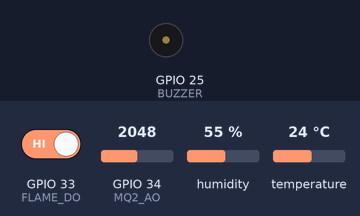
Recording of a sketch running on a simulated ESP32. On the bench: buzzer (waves = sounding, pin HIGH). The test bench sets the inputs (shaded band); at power-on: GPIO 34 (MQ2_AO) = 2048, GPIO 33 (FLAME_DO) HIGH, humidity 55 %, temperature 24 °C. WiFi joins after 1.5 s; servers stay silent unless stated; no MQTT or app messages arrive unless stated; what the sketch prints to the serial monitor is not drawn.

Above: at 2.8 s.
2.9 s: GPIO 34 (MQ2_AO) set to 2942
13.1 s: GPIO 34 (MQ2_AO) set to 3045
At 17.3 s:
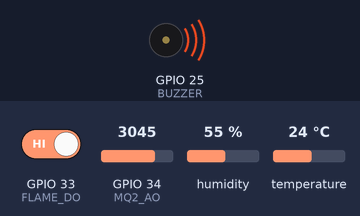
19.1 s: GPIO 34 (MQ2_AO) set to 2960
At 22.5 s:
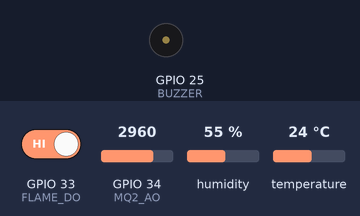
25.1 s: GPIO 34 (MQ2_AO) set to 3040
At 27.7 s:
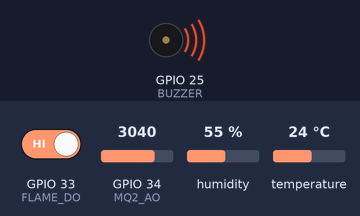
Timing chart, 0 to 29.2 s (numbered marks = the images above; inputs shaded):
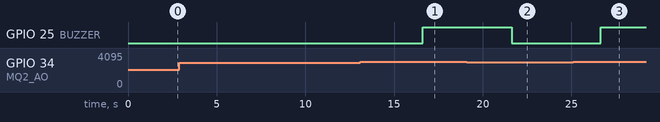

The sketch:

Early_fire_warning_system.ino
```cpp
#include <WiFi.h>
#include "DHT.h"
#include "Adafruit_MQTT.h"
#include "Adafruit_MQTT_Client.h"

// ====== WiFi ======
const char* ssid     = "BUN CA RO";
const char* password = "14082012";

// ====== Adafruit IO ======
#define AIO_SERVER      "io.adafruit.com"
#define AIO_SERVERPORT  1883   // dùng 8883 nếu SSL
#define AIO_USERNAME    "ThanhHoan"
#define AIO_KEY         "aio_owtK41HjgevOUcRFl4NG5pqhe98t"

// MQTT client
WiFiClient client;
Adafruit_MQTT_Client mqtt(&client, AIO_SERVER, AIO_SERVERPORT, AIO_USERNAME, AIO_KEY);

// MQTT feeds
Adafruit_MQTT_Publish feedTemp   = Adafruit_MQTT_Publish(&mqtt, AIO_USERNAME "/feeds/temperature");
Adafruit_MQTT_Publish feedHumi   = Adafruit_MQTT_Publish(&mqtt, AIO_USERNAME "/feeds/humidity");
Adafruit_MQTT_Publish feedGas    = Adafruit_MQTT_Publish(&mqtt, AIO_USERNAME "/feeds/gas");
Adafruit_MQTT_Publish feedFlame  = Adafruit_MQTT_Publish(&mqtt, AIO_USERNAME "/feeds/flame");

// ====== Cảm biến ======
#define DHTPIN   14
#define DHTTYPE  DHT22
DHT dht(DHTPIN, DHTTYPE);

#define MQ2_AO   34
#define FLAME_DO 33
#define BUZZER   25   // Chân Buzzer

int threshold = 3000; // ngưỡng gas (chỉ tham khảo, không dùng cảnh báo)

// ====== Biến dùng chung ======
float g_temp = 0, g_humi = 0;
int g_gas = 0, g_flame = 0;

// ====== MQTT connect ======
void MQTT_connect() {
  int8_t ret;
  if (mqtt.connected()) return;

  Serial.print("Kết nối MQTT... ");
  while ((ret = mqtt.connect()) != 0) {
    Serial.println(mqtt.connectErrorString(ret));
    Serial.println("Thử lại trong 5s...");
    mqtt.disconnect();
    delay(5000);
  }
  Serial.println("OK");
}

// ====== TASK: đọc cảm biến ======
void TaskReadSensors(void *pvParameters) {
  for (;;) {
    g_temp = dht.readTemperature();
    g_humi = dht.readHumidity();
    g_gas  = analogRead(MQ2_AO);

    int flameRaw = digitalRead(FLAME_DO);
    g_flame = (flameRaw == LOW) ? 1 : 0;

    // In có đơn vị °C và %
    Serial.printf("[Sensors] T=%.1f°C  H=%.1f%%  Gas=%d  Flame=%d\n",
                  g_temp, g_humi, g_gas, g_flame);

    // Điều khiển buzzer: kêu nếu có lửa hoặc gas vượt ngưỡng
    if (g_flame == 1 || g_gas > threshold) {
      digitalWrite(BUZZER, HIGH);
    } else {
      digitalWrite(BUZZER, LOW);
    }

    vTaskDelay(5000 / portTICK_PERIOD_MS); // đọc mỗi 5s
  }
}

// ====== TASK: gửi dữ liệu lên Adafruit IO ======
void TaskSendCloud(void *pvParameters) {
  static unsigned long lastTH = 0;
  for (;;) {
    MQTT_connect();

    // gửi gas + flame mỗi 10s
    if (!feedGas.publish((int32_t)g_gas)) Serial.println("Gas FAIL");
    if (!feedFlame.publish((int32_t)g_flame)) Serial.println("Flame FAIL");

    // nhiệt độ + độ ẩm mỗi 30s
    unsigned long now = millis();
    if (now - lastTH > 30000) {
      if (!isnan(g_temp)) feedTemp.publish(g_temp);
      if (!isnan(g_humi)) feedHumi.publish(g_humi);
      lastTH = now;
    }

    vTaskDelay(10000 / portTICK_PERIOD_MS); // 10s/lần
  }
}

// ====== TASK: duy trì kết nối MQTT ======
void TaskKeepAlive(void *pvParameters) {
  for (;;) {
    mqtt.processPackets(100);
    vTaskDelay(100 / portTICK_PERIOD_MS);
  }
}

void setup() {
  Serial.begin(115200);
  delay(100);

  pinMode(MQ2_AO,   INPUT);
  pinMode(FLAME_DO, INPUT);
  pinMode(BUZZER,   OUTPUT); // cấu hình buzzer

  dht.begin();

  // WiFi connect
  Serial.println("Kết nối WiFi...");
  WiFi.begin(ssid, password);
  while (WiFi.status() != WL_CONNECTED) {
    delay(500);
    Serial.print(".");
  }
  Serial.print("\nIP: ");
  Serial.println(WiFi.localIP());

  // Tạo task
  xTaskCreate(TaskReadSensors, "ReadSensors", 4096, NULL, 1, NULL);
  xTaskCreate(TaskSendCloud, "SendCloud", 4096, NULL, 1, NULL);
  xTaskCreate(TaskKeepAlive, "KeepAlive", 2048, NULL, 1, NULL);
}

void loop() {
  // loop trống vì đã dùng FreeRTOS
}
```

Measured:
- the behaviour switches between 3000 and 3001 on GPIO 34 (MQ2_AO) (found by bisection; images 0 and 1)
- after the input at 2.9 s, every drawn part: stays the same
- after the input at 13.1 s, GPIO 25 (BUZZER): LOW → HIGH after 3.5 s
- after the input at 19.1 s, GPIO 25 (BUZZER): HIGH → LOW after 2.5 s
- after the input at 25.1 s, GPIO 25 (BUZZER): LOW → HIGH after 1.5 s
